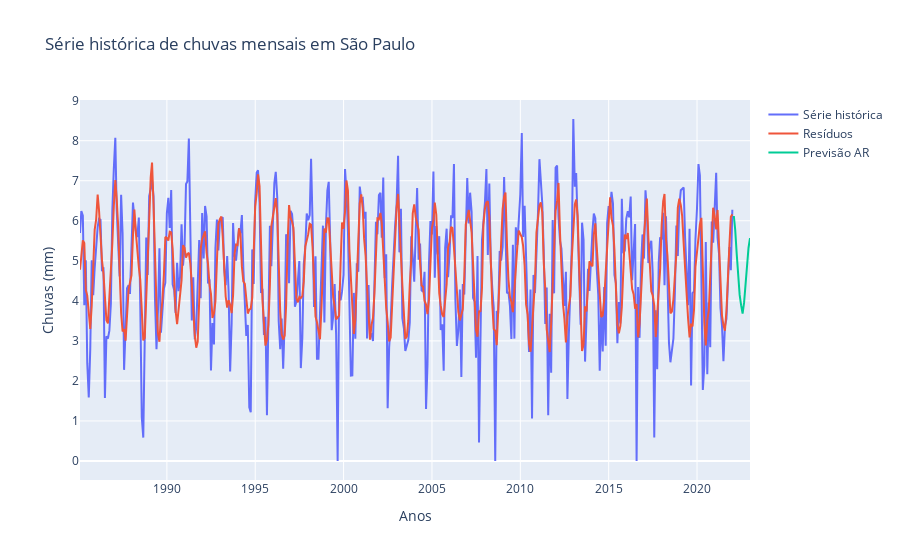

Notebook source saved alongside this figure:
### Code cell
resultado.fittedvalues
previsao = resultado.predict(start=444, end=455)
print(previsao)

fig = go.Figure()
fig.add_trace(go.Scatter(x=serie_n.index, y=serie_n.values,
                    mode='lines',
                    name='Série histórica'))
fig.add_trace(go.Scatter(x=serie_n.index, y=_,
                    mode='lines',
                    name='Resíduos'))
fig.add_trace(go.Scatter(x=previsao.index, y=previsao,
                    mode='lines',
                    name='Previsão AR'))
fig.update_layout(title='Série histórica de chuvas mensais em São Paulo',
                    xaxis_title='Anos',
                    yaxis_title='Chuvas (mm)')
fig.show()

### Figure 1 — Plotly figure (JSON) as saved in the notebook; plotly's stock layout.template omitted (floating-point values rounded to 4 significant figures; data arrays with more than 128 entries replaced by an {"elided": "..."} marker saying what was removed)
{"data": [{"mode": "lines", "name": "Série histórica", "type": "scatter", "x": {"elided": "444 str values"}, "y": {"elided": "444 float values"}}, {"mode": "lines", "name": "Resíduos", "type": "scatter", "x": {"elided": "444 str values"}, "y": {"elided": "444 float values"}}, {"mode": "lines", "name": "Previsão AR", "type": "scatter", "x": ["2022-01-31T00:00:00", "2022-02-28T00:00:00", "2022-03-31T00:00:00", "2022-04-30T00:00:00", "2022-05-31T00:00:00", "2022-06-30T00:00:00", "2022-07-31T00:00:00", "2022-08-31T00:00:00", "2022-09-30T00:00:00", "2022-10-31T00:00:00", "2022-11-30T00:00:00", "2022-12-31T00:00:00"], "y": [6.119, 5.777, 5.18, 4.591, 4.148, 3.892, 3.68, 3.961, 4.398, 4.91, 5.32, 5.567]}], "layout": {"title": {"text": "Série histórica de chuvas mensais em São Paulo"}, "xaxis": {"title": {"text": "Anos"}}, "yaxis": {"title": {"text": "Chuvas (mm)"}}}}
